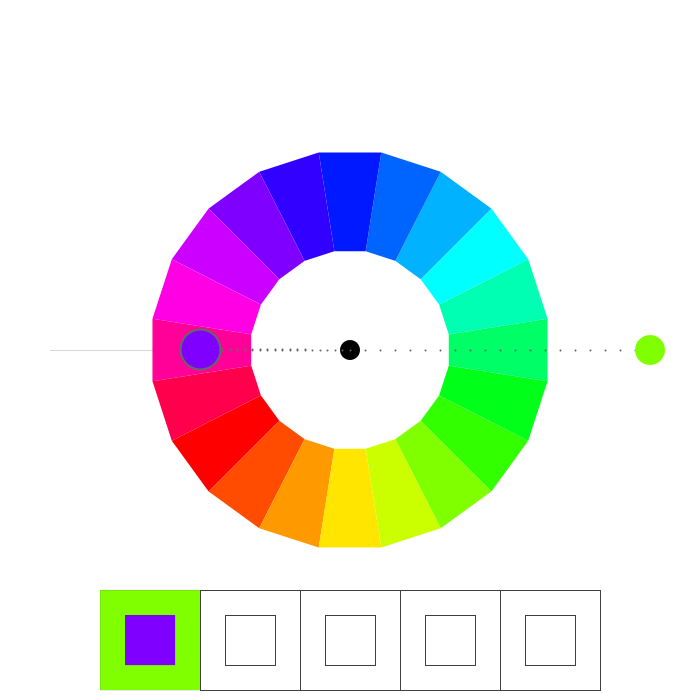
Frame 1 (no input)
Frame 60 (the mouse pressed at the canvas centre just before this capture): identical to frame 1, image omitted
Frame 120 (the mouse held since frame 60 and released just before this capture): identical to frame 1, image omitted

The Processing sketch that drew this single still picture (run headless with seeded random() and noise(); from frame 60 on, the mouse is pressed at the canvas centre):

// Processing sketch: processing_153539
// ── processing_153539.pde

/*
 * Creative Coding
 * Exercise W04_01 - WheelSampleC
 * by  DEFurugen with help of code from Renzo Wouters
 *
 * This program draws an interactive colour selection wheel
 * Drag the colour circle around the hue wheel to change hue, change the distance
 * from the wheel to control brightness.
 *
 * Another colour circle is displayed showing the colour 180 degrees from the current colour
 * 
 */
 
 class Box {
  float x, y, innerX, innerY;
  float s, innerS;
  color innerCol, outerCol;
  color innerStr, outerStr;
  color stCol = color(0, 0, 100);
  color stStr = color(50, 0, 25);
  float strokeW = 1;
  Box (float posx, float posy, float size) {
    /* initiate Box
     *
     * defaults - innerC and outerC: white
     *          - innerS and outerS: grey
     */

    x = posx;
    y = posy;
    s = size;
    innerS = size * 0.5;
    innerX = x + ((s - innerS)/2);
    innerY = y + ((s - innerS)/2);
    innerCol = stCol;
    outerCol = stCol;
    innerStr = stStr;
    outerStr = stStr;
  }

  void drawBox() {
    strokeWeight(strokeW);
    fill(outerCol);
    stroke(outerStr);
    rect(x, y, s, s);
    fill(innerCol);
    stroke(innerStr);
    rect(innerX, innerY, innerS, innerS);
  }

  void setBox (color outer, color inner) {
    outerCol = outer;
    innerCol = inner;
    strokeW = 0;
  }

  void resetBox() {
    innerCol = stCol;
    outerCol = stCol;
    innerStr = stStr;
    outerStr = stStr;
    strokeW = 1;
  }
}

// colourHandle: the user interface element to changing colours over the wheel
// It has a postion and a size
//
float colorHandleX;
float colorHandleY;
float handleSize = 30;

// boolean isLocked
// the state of handle: when the color handle is pressed,
// color hand is locked–released as the left mouse button is released
//
boolean isLocked = false;
boolean isModified = false;

// Wheel radius: inner and outer
//
float innerR = 100; // inner
float outerR = 200; // outer
float outerR2 = outerR * 1.5; // limit of the handle's "pull" range

// current and complementry colour
float hueValue = 90;
float brightValue = 100;
float saturationValue = 100;
float complementryHue = 0;
float saturation;
// arrays to store locked colors
Box[] boxes;
int numBoxes = 5;
int boxSize = 100;
int currentBox = 0;

void setup() {

  size(700, 700);
  colorMode(HSB, 360, 100, 100); // use HSB colour mode, H=0->360, S=0->100, B=0->100

    colorHandleX = width/2+300;
  colorHandleY = height/2;

  boxes = new Box[numBoxes];

  float posY = 590;
  float margin = (width - numBoxes * boxSize)/2;

  for (int pos = 0; pos < numBoxes; pos++) {
    float posX = margin + pos * boxSize;
    boxes[pos] = new Box(posX, posY, boxSize);
  }
}


void draw() {
  //Since were using HSB colour mode this clears the display window to white
  //         H  S  B
  background(0, 0, 100);

  // draw reference line at the 0/360 hue boundary
  stroke(0, 40);
  line(width/2 - innerR, height/2, width/2 - outerR2, height/2);

  //draw itten's color wheel - we'll use a QUAD_STRIP for this
  noStroke();
  beginShape(QUAD_STRIP);
  for (int i=0; i<=20; i++) {
    float angle = radians(18*i-45); // 10 x 36 degree steps
    fill(18*i, 100, 100);

    //outside(top)
    vertex(width/2 + outerR*sin(angle), height/2 + outerR*cos(angle) );
    //inside(down)
    vertex(width/2 + innerR*sin(angle), height/2 + innerR*cos(angle) );
  }
  endShape(CLOSE);


  // colour handle Position Update
  colorHandleUpdate();

  //draw dotted line from center to colorhandle
  dotLine(width/2, height/2, colorHandleX, colorHandleY, 20);

  //draw color handle
  noStroke();
  fill(0);
  ellipse(width/2, height/2, 20, 20);
  //   H         S    B
  fill(hueValue, saturationValue, brightValue);
  ellipse(colorHandleX, colorHandleY, handleSize, handleSize );

  //complementry color for colorHandle (comHand)
  float angleComHand = map( atan2(colorHandleX-width/2, colorHandleY-height/2), -PI, PI, TWO_PI, 0) + HALF_PI;
  float radiusComeHand = 150;
  float comHandX = width/2  + radiusComeHand * cos(angleComHand);
  float comHandY = height/2 + radiusComeHand * sin(angleComHand);

  //dotline from center to comHand
  dotLine(width/2, height/2, comHandX, comHandY, 20);

  complementryHue = calculateCompHue(hueValue);

  //println("hueValue: "+hueValue + " + "+"comhue: "+complementryHue);

  fill( complementryHue, saturationValue, brightValue );
  ellipse(comHandX, comHandY, 40, 40);

  // set the colors of the current box
  color handleColor = color(hueValue, saturationValue, brightValue);
  color complementryColor = color(complementryHue, saturationValue, brightValue);
  boxes[currentBox].setBox(handleColor, complementryColor);

  // draw the boxes

  for (int i=0; i < numBoxes; i++) {
    boxes[i].drawBox();
  }
}

/*
 * calculateCompHue
 *
 * Calculates the complimentary hue from the hue supplied
 */
float calculateCompHue(float hueValue) {

  // Calculate complimentary color with hueValue
  // The complimentary colour should be 180 degrees opposite the selected colour
  if (hueValue >= 180 && hueValue < 360) {
    return hueValue-180;
  } else
    return hueValue+180;
}


/*
 * colorHandleUpdate
 *
 * Updates the position and orientation of the colour handle based on
 * mouse position when left mouse button is pressed.
 */
void colorHandleUpdate() {

  // isLocked will be true if we pressed the mouse down while over the handle
  if (isLocked) {

    // calculate angle of handle based on mouse position
    // atan2 value is in the range from pi to -pi
    float angle = atan2(mouseY-height/2, mouseX-width/2  );
    float distance = dist(mouseX, mouseY, width/2, height/2);
    float radius = constrain(distance, outerR, outerR2);
    colorHandleX = width/2  + radius * cos(angle);
    colorHandleY = height/2 + radius * sin(angle);

    hueValue = map (degrees(angle), -180, 180, 360, 0);

    if (isModified) {
      brightValue = 100;
      saturationValue = map(radius, outerR, outerR2, 0, 100);
    } else {
      // map distance from outer edge of the wheel to brightness
      brightValue = map(radius, outerR, outerR2, 0, 100);
      saturationValue = 100;
    }

    //Shape for the locked colorHandle
    noStroke();
    fill(0, 0, 85);
    ellipse(colorHandleX, colorHandleY, handleSize+20, handleSize+20);
  }
}


/*
 * isWithinCircle
 * boolean function that returns true if the mouse is within the circle with centre (x,y) radius r
 */
boolean isWithinCircle(float x, float y, float r) {
  float dist = dist(mouseX, mouseY, x, y);
  return (dist <= r);
}

/*
 * dotLine
 * draw a dotted line from (x1,y1) to (x2,y2)
 */
void dotLine(float x1, float y1, float x2, float y2, int dotDetail) {

  for (int i=0; i<=dotDetail; i++) {
    float dotDetailFloat = (float) dotDetail;
    float dotX = lerp(x1, x2, i/dotDetailFloat);
    float dotY = lerp(y1, y2, i/dotDetailFloat);
    strokeWeight(2);
    stroke(0, 0, 40);
    point(dotX, dotY);
  }
}

/*
 * mousePressed
 * When mouse button is first pressed, check if the user has pressed over the colour handle
 * If so, set isLocked to true to lock manipulation of the handle
 *
 */
void mousePressed() {
  if (isWithinCircle(colorHandleX, colorHandleY, handleSize)) {
    isLocked = true;
  }
}

/*
 * mouseReleased
 * Unlock control of the handle
 *
 */
void mouseReleased() {
  isLocked = false;
 
 }

void keyPressed() {
  switch (key) {
  case 'm':
    isModified = true;
    break;
  }
}

void keyReleased() {
  isModified = false;
}
void mouseWheel(MouseEvent event) { 
  float e = event.getCount(); 

  if (e < 0) { 
    if (saturation >0) 
      saturation --;
  } else if (e > 0) { 
    if (saturation <100) 
      saturation ++;
  }
}
